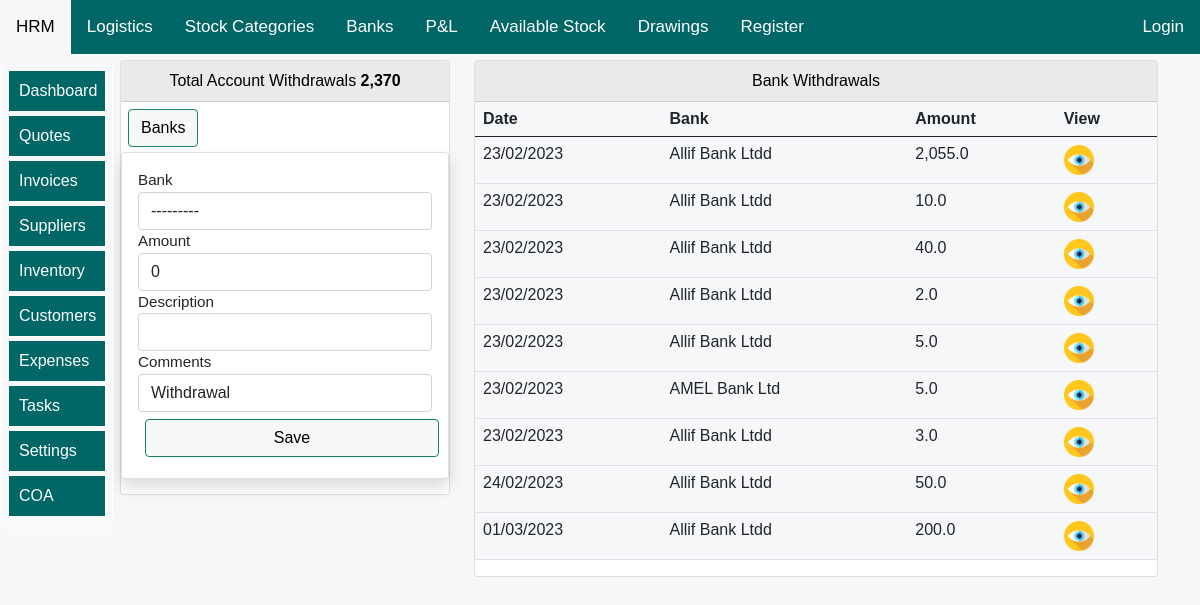
The app's page /Allifmaal-Bank-Withdrawals with its own data.
### allifmaalapp/models.py (models this page shows, shortened)
class AllifmaalBankWithdrawalsModel(models.Model):
    description=models.CharField(max_length=15,blank=True,null=True)
    bank= models.ForeignKey(AllifmaalBanksModel,related_name="withdrawbankreln",on_delete=models.SET_NULL,blank=False,null=True)
    amount= models.DecimalField(max_digits=10,blank=False,null=True,decimal_places=1,default=0)
    date=models.DateField(auto_now=True)
    comments=models.CharField(max_length=15,blank=True,null=True, default='Withdrawal')

class AllifmaalBanksModel(models.Model):
    name=models.CharField(max_length=15,blank=False,null=True)
    account=models.CharField(max_length=15,blank=True,null=True)
    balance= models.DecimalField(max_digits=10,blank=False,null=True,decimal_places=1,default=0)
    date=models.DateField(auto_now=True)
    comments=models.CharField(max_length=15,blank=True,null=True, default='comment')
    def __str__(self):
        return '{}'.format(self.name)

### allifmaalapp/views.py (the view, shortened to what this page needs)
# urls.py: path('Allifmaal-Bank-Withdrawals', views.AllifmaalBankWithdrawls, name="AllifmaalBankWithdrawls"),
def AllifmaalBankWithdrawls(request):
    title="Allifmaal Bank Withdrawals"
    withdrawals=AllifmaalBankWithdrawalsModel.objects.all()
    tot_bal=AllifmaalBankWithdrawalsModel.objects.filter(amount__gt=0).order_by('-amount').aggregate(Sum('amount'))['amount__sum']
    form=AddAllifmaalBankWithdrawalForm()
    context={
        "title":title,
        "form":form,
        "withdrawals":withdrawals,
        "tot_bal":tot_bal,
    }
    return render(request,'allifmaalapp/banks/allifmaalbankwithdrawals.html',context)

### allifmaalapp/forms.py
class AddAllifmaalBankWithdrawalForm(forms.ModelForm):
    class Meta:
        model = AllifmaalBankWithdrawalsModel
        fields = ['description','amount','bank','comments']
        widgets={
            'description':forms.TextInput(attrs={'class':'form-control'}),
            'amount':forms.TextInput(attrs={'class':'form-control'}),
            'bank':forms.Select(attrs={'class':'form-control'}),
            'comments':forms.TextInput(attrs={'class':'form-control'}),
        }

### allifmaalapp/templates/allifmaalapp/banks/allifmaalbankwithdrawals.html (shortened to what this page needs)
{% extends 'allifmaalapp/bases/allifbase.html'%}
{% load static %}
{% load humanize %}
{% load crispy_forms_tags %}
{% block style %}
<link href="{% static 'css/bootstrap.min.css' %}" rel="stylesheet">
<link rel="stylesheet" href="https://use.fontawesome.com/releases/v5.15.2/css/all.css"
>
   {%endblock%}
   {% block body %}
<div class="container">
    <div class="row mt-12" >
        <div class="col-md-4">
            <div class="card">
                <div id="allif-section-headers" class="card-header ">
                    Total Account Withdrawals <strong>{{tot_bal|intcomma}}</strong>
                </div>
                <div >
                    <a  href="{% url 'allifmaalapp:AllifmaalBanks' %}">
                    <button id="allif-link-buttons" type="button" class="btn btn-success mybuttonlinks" >
                    Banks</button></a>
                    </div>
<div class="col-md-12">
      <div class="col-md-12">
        <form method='POST' action=''>{% csrf_token %}
          <div class="card my-card shadow text-left p-3">
            <label>Bank </label>{{form.bank}}
            <label>Amount</label>{{form.amount}}
            <label>Description</label>{{form.description}}
          <label>Comments</label>{{form.comments}}
          <input type="submit" value='Save' id="allif-link-buttons" class="btn btn-success mybuttonlinks" style="width:100%;">
          </div>
        </form>
      </div>
</div>
            </div>
        </div>
    <div class="col-md-8">
        <div class="card">
            <div id="allif-section-headers" class="card-header">
                Bank Withdrawals
            </div>
            <div class="col-md-12">
            <table class="table">
            <thead>
            <tr>
                <th>Date</th>
                <th>Bank</th>
                <th>Amount</th>
                <th>View</th>
            </tr>
        </thead>
        <tbody>
    {% for items in withdrawals %}
    <tr>
        <td>
            {{items.date|date:'d/m/Y'}}
        </td>
        <td>
            {{items.bank}}
        </td>
        <td> {{items.amount|intcomma}}</td>
        <td>
            <a href="{% url 'allifmaalapp:ShowBankWithdrawalDetails' items.id %}">
                    <img src="{% static 'images/view.png'%}" width="30">
            </a>
        </td>
    </tr>
    {% endfor %}
        </tbody>
        </table>
            </div>
        </div></div></div>
</div>
   {% endblock %}

### allifmaalapp/templates/allifmaalapp/banks/allifmaalbankwithdrawals.html (style rules this page uses)
body { font-size: 2rem; opacity: 1; position:sticky; overflow: auto; text-align: left; max-width: 100%; background-color: #F6F7F8; margin: auto; padding: auto; }
.container { background-color: #F6F7F8; }
table { background-color: #F6F7F8; }
.mybuttonlinks { margin-top: 7px; margin-left: 7px; margin-bottom: 5px; }
#allif-section-headers { background-color: #e9eaec; color: black; font-size: 16px; text-align: center; }
#allif-link-buttons { background-color: #F6F7F8; color: black; }
a:link { text-decoration: none; }
@media screen and (min-width:1000px) and (max-width:2000px) { .container { margin-top: 10px; display: block; font-size: 0.95rem; margin-left:auto ; margin-right: auto; margin: auto; padding-left: 90px; } }

### allifmaalapp/templates/allifmaalapp/bases/topnavbar.html (style rules this page uses)
body { margin: 0; font-family: Arial, Helvetica, sans-serif; }

### allifmaalapp/templates/allifmaalapp/bases/sidenavbar.html (style rules this page uses)
:root { --sidebar_font_size:1.0rem; }

### records on screen
AllifmaalBankWithdrawalsModel: date "23/02/2023", bank "Allif Bank Ltdd", amount "2,055.0"
AllifmaalBankWithdrawalsModel: date "23/02/2023", bank "Allif Bank Ltdd", amount "10.0"
AllifmaalBankWithdrawalsModel: date "23/02/2023", bank "Allif Bank Ltdd", amount "40.0"
AllifmaalBankWithdrawalsModel: date "23/02/2023", bank "Allif Bank Ltdd", amount "2.0"
AllifmaalBankWithdrawalsModel: date "23/02/2023", bank "Allif Bank Ltdd", amount "5.0"
AllifmaalBankWithdrawalsModel: date "23/02/2023", bank "AMEL Bank Ltd", amount "5.0"
AllifmaalBankWithdrawalsModel: date "23/02/2023", bank "Allif Bank Ltdd", amount "3.0"
AllifmaalBankWithdrawalsModel: date "24/02/2023", bank "Allif Bank Ltdd", amount "50.0"
AllifmaalBankWithdrawalsModel: date "01/03/2023", bank "Allif Bank Ltdd", amount "200.0"

### other values on screen
{{ tot_bal|intcomma }} "2,370"
